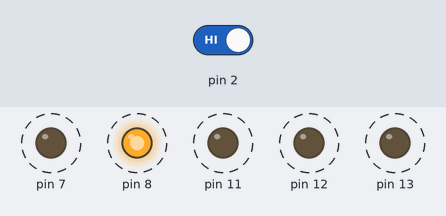
Simulated run of this sketch. Board: Arduino Uno, built with avr-gcc and run on an emulated ATmega328P. Parts: output pins drawn as LEDs (lit = HIGH). Dashed ring = blinking. Inputs (shaded band) come from the test bench; at power-on: pin 2 HIGH.

Above: at 1.26 s.
1.3 s: pin 2 driven LOW
At 2.2 s:
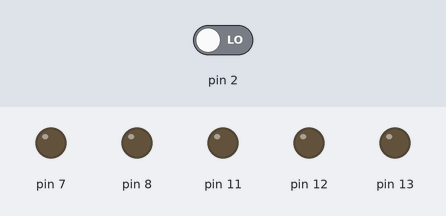
2.8 s: pin 2 driven HIGH
At 3.01 s:
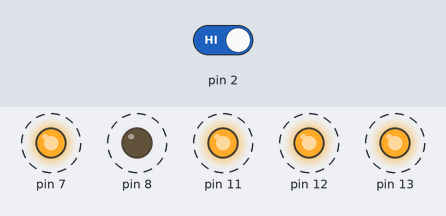
Timing chart, 0 to 11.8 s (numbered marks = the images above; inputs shaded):
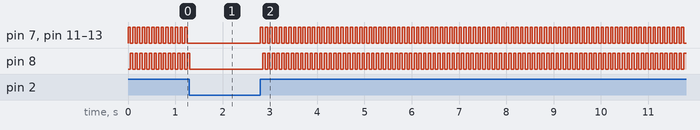

Measured:
- after the input at 1.3 s, pin 7, pin 11–13: stops changing and stays LOW; pin 8: goes on until 1.3 s, then stays LOW
- after the input at 2.8 s, pin 7, pin 11–13: alternates HIGH for 0.05 s and LOW for 0.05 s, starting at once; pin 8: alternates HIGH for 0.05 s and LOW for 0.05 s, starting after 0.05 s
- by itself, pin 7, pin 8, pin 11–13: alternates HIGH for 0.05 s and LOW for 0.05 s

The sketch:

sketch_may22a.ino
```cpp
int switchState = 0;

// the setup function runs once when you press reset or power the board
void setup() {
  pinMode(11,OUTPUT);
  pinMode(12,OUTPUT);
  pinMode(13,OUTPUT);
  pinMode(8, OUTPUT);
  pinMode(7, OUTPUT);
}

// the loop function runs over and over again forever
void loop() {
  switchState = digitalRead(2);

  if (switchState == LOW)
  // Wenn Schalter nicht gedrückt
 {  digitalWrite(11, LOW);
    digitalWrite(12, LOW);
    digitalWrite(13, LOW);
    digitalWrite(8, LOW);
    digitalWrite(7, LOW);

  } else {
    // Wenn schakter gedrückt
    digitalWrite(11, HIGH);
    digitalWrite(12, HIGH);
    digitalWrite(13, HIGH);
    digitalWrite(8, LOW);
    digitalWrite(7, HIGH);

    delay(50);

    digitalWrite(11, LOW);
    digitalWrite(12, LOW);
    digitalWrite(13, LOW);
    digitalWrite(8, HIGH);
    digitalWrite(7, LOW);

    delay(50);
  }
}
```
